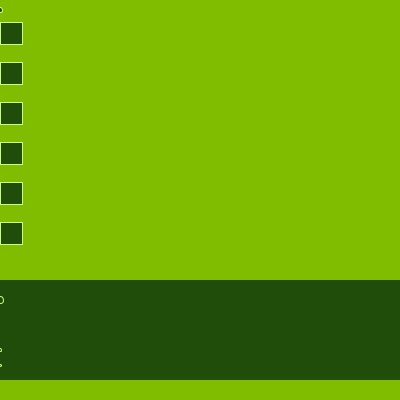
Frame 1 (no input)
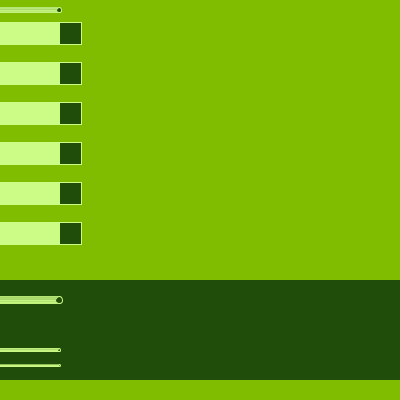
Frame 60 (the mouse pressed at the canvas centre just before this capture)
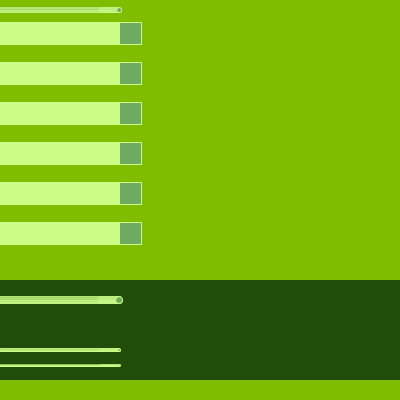
Frame 120 (the mouse held since frame 60 and released just before this capture)

The Processing sketch that drew these frames (run headless with seeded random() and noise(); from frame 60 on, the mouse is pressed at the canvas centre):

// Processing sketch: processing_10141
// ── processing_10141.pde

/*Artes Multimediales|Informática Aplicada I | TP Nº10 | FERNANDO C. PÉREZ |
  Realizar un boceto animado que refleje la idea de orden.
*/ 

int x=0; //declaro las variables 
int numero=1;

void setup(){ //configuro el setup del boceto 
  size(400,400); //tamaño del documento
  background(#80BC00);//fondo
  fill(#214D0B);//relleno el fondo del rectangulo en un verde oscuro
  noStroke();//dejo sin contorno el rectangulo
  rect(0,280,400,100);//rectangulo
  smooth();//suaviza trazos
  noCursor();//oculta el cursor
}
void draw(){ 
stroke(#CCFC85); //color del contorno
  frameRate(30); //velocidad de frame x seg
  rect(x%500,22,22,22);//dibujos los cuadrados y le agrego la variable x al rectangulo para direccionarlo hacia la derecha
    rect(x%800,62,22,22);
      rect(x%1000,102,22,22);
        rect(x%1255,142,22,22);
          rect(x%2555,182,22,22);
            rect(x%3000,222,22,22);
            ellipse(x%600,10,5,5);//adornos con circulos
            ellipse(x%700,300,7,7);
             ellipse(x%410,350,2.5,2.5);
              ellipse(x%430,365,2,2);
  x=x+1;//actualiza el valor de la variable x
  print(x); //imprime el valor de la variable x
  
  if(x>100){//le agrego un if para darle una aceleración al cuadrado
    fill(#6EAA62);//se rellena el cuadrado con otro color
    numero=2;//sirve para actualizar el switch 
 frameRate(40);//acelera la velocidad de fotogramas x segundo.
 
  if(x>200){ //lo mismo que el anterior solo que en este caso si x es mayor a 200 
   fill(#1D5009);
    frameRate(90);
    numero=3;
  }
  
  if(x%12==1){
    /*altera la variable x ya que busca que numero q de como resto 0 y lo activa,
    realizando el efecto de parpadeo del cuadradro y que se genere una especie de codigo de barras
    */
   fill(#71B753);//rellena el cuadrado en un color
    frameRate(10);//acelera los fotogramas por segundo
    numero=numero+1;//actualiza la variable numero sirve para el switch
  }
}
//para guiarse de los pasos de la variable numero switch
/*
switch(numero){
case 1:
println("numero");
break;
case 2:
println("numero2");
break;
case 3:
println("numero3");
break;
}
*/
}
void mouseMoved() {//Funcion que nos permite al mover el mouse cambiar las variables de x
  x=x+1;
  }
